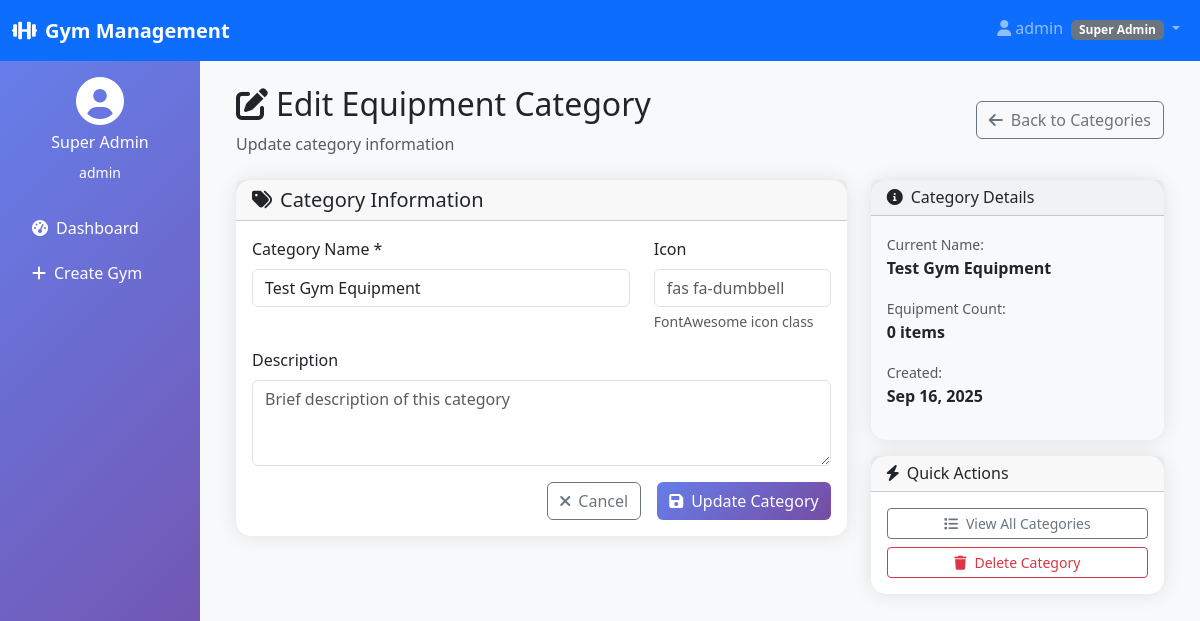
/inventory/categories/11/3/edit/ (signed in), run on the app's committed database.
### multiple_gym/models.py (models this page shows)
class User(AbstractUser):
    USER_TYPES = (
        ('superadmin', 'Super Admin'),
        ('gymadmin', 'Gym Admin'),
        ('member', 'Member'),
        ('trainer', 'Trainer'),
    )
    user_type = models.CharField(max_length=20, choices=USER_TYPES, default='member')
    phone = models.CharField(max_length=15, blank=True)
    created_at = models.DateTimeField(auto_now_add=True)

### inventory_management/models.py (models this page shows, shortened)
class EquipmentCategory(models.Model):
    gym = models.ForeignKey(Gym, on_delete=models.CASCADE)
    name = models.CharField(max_length=255)
    description = models.TextField(blank=True)
    icon = models.ImageField(upload_to='category_icons/', blank=True, null=True)
    created_at = models.DateTimeField(auto_now_add=True)
    created_by = models.ForeignKey(settings.AUTH_USER_MODEL, on_delete=models.SET_NULL, null=True, blank=True)
    class Meta:
        verbose_name_plural = "Equipment Categories"
        ordering = ['name']
        unique_together = ['gym', 'name']  # Prevent duplicate category names per gym

### inventory_management/views.py (the view, shortened to what this page needs)
# urls.py: path('categories/<int:gym_id>/<int:category_id>/edit/', views.edit_equipment_category, name='edit_equipment_category'),
@login_required
def edit_equipment_category(request, gym_id, category_id):  # Added gym_id parameter
    if request.user.user_type not in ["superadmin", "gymadmin"]:
        messages.error(request, "Access denied!")
        return redirect("login")
    category = get_object_or_404(EquipmentCategory, id=category_id)
    context = {
        "category": category,
        "gym_id": gym_id,  # Added gym_id
    }
    return render(request, "inventory_management/edit_equipment_category.html", context)

### templates/inventory_management/edit_equipment_category.html (shortened to what this page needs)
{% extends 'multiple_gym/base.html' %}
{% load static %}
{% block content %}
<div class="d-flex justify-content-between align-items-center mb-4">
    <div>
        <h2><i class="fas fa-edit me-2"></i>Edit Equipment Category</h2>
        <p class="text-muted mb-0">Update category information</p>
    </div>
    <a href="{% url 'inventory:equipment_category_list' gym_id %}" class="btn btn-outline-secondary">
        <i class="fas fa-arrow-left me-2"></i>Back to Categories
    </a>
</div>
<div class="row">
    <div class="col-lg-8">
        <div class="card">
            <div class="card-header">
                <h5 class="card-title mb-0">
                    <i class="fas fa-tags me-2"></i>Category Information
                </h5>
            </div>
            <div class="card-body">
                <form method="POST">
                    <div class="row mb-3">
                        <div class="col-md-8">
                            <label class="form-label">Category Name *</label>
                            <input type="text" name="name" class="form-control"
                                   placeholder="e.g., Cardio Equipment"
                                   value="{{ category.name }}" required>
                        </div>
                        <div class="col-md-4">
                            <label class="form-label">Icon</label>
                            <input type="text" name="icon" class="form-control"
                                   placeholder="fas fa-dumbbell"
                                   value="{{ category.icon|default:'' }}">
                            <div class="form-text">FontAwesome icon class</div>
                        </div>
                    </div>
                    <div class="mb-3">
                        <label class="form-label">Description</label>
                        <textarea name="description" class="form-control" rows="3"
                                  placeholder="Brief description of this category">{{ category.description|default:'' }}</textarea>
                    </div>
                    <div class="d-grid gap-2 d-md-flex justify-content-md-end">
                        <a href="{% url 'inventory:equipment_category_list' gym_id %}" class="btn btn-outline-secondary me-md-2">
                            <i class="fas fa-times me-2"></i>Cancel
                        </a>
                        <button type="submit" class="btn btn-primary">
                            <i class="fas fa-save me-2"></i>Update Category
                        </button>
                    </div>
                </form>
            </div>
        </div>
    </div>
    <div class="col-lg-4">
        <div class="card bg-light">
            <div class="card-header">
                <h6 class="card-title mb-0">
                    <i class="fas fa-info-circle me-2"></i>Category Details
                </h6>
            </div>
            <div class="card-body">
                <div class="mb-3">
                    <small class="text-muted">Current Name:</small>
                    <div class="fw-bold">{{ category.name }}</div>
                </div>
                <div class="mb-3">
                    <small class="text-muted">Equipment Count:</small>
                    <div class="fw-bold">{{ category.equipment.count }} items</div>
                </div>
                <div class="mb-3">
                    <small class="text-muted">Created:</small>
                    <div class="fw-bold">{{ category.created_at|date:"M d, Y" }}</div>
                </div>
            </div>
        </div>
        <div class="card mt-3">
            <div class="card-header">
                <h6 class="card-title mb-0">
                    <i class="fas fa-bolt me-2"></i>Quick Actions
                </h6>
            </div>
            <div class="card-body">
                <div class="d-grid gap-2">
                    <a href="{% url 'inventory:equipment_category_list' gym_id %}" class="btn btn-outline-secondary btn-sm">
                        <i class="fas fa-list me-2"></i>View All Categories
                    </a>
                    <button type="button" class="btn btn-outline-danger btn-sm"
                            onclick="confirmDelete('{{ category.id }}', '{{ category.name }}')">
                        <i class="fas fa-trash me-2"></i>Delete Category
                    </button>
                </div>
            </div>
        </div>
    </div>
</div>
{% endblock %}

### templates/multiple_gym/base.html (shortened to what this page needs)
<!DOCTYPE html>
<html lang="en">
<head>
    <link href="https://cdnjs.cloudflare.com/ajax/libs/bootstrap/5.3.0/css/bootstrap.min.css" rel="stylesheet">
    <link href="https://cdnjs.cloudflare.com/ajax/libs/font-awesome/6.0.0/css/all.min.css" rel="stylesheet">
</head>
<body class="bg-light">
    <nav class="navbar navbar-expand-lg navbar-dark bg-primary">
        <div class="container-fluid">
            <a class="navbar-brand" href="#">
                <i class="fas fa-dumbbell me-2"></i>Gym Management
            </a>
            {% if user.is_authenticated %}
            <div class="navbar-nav ms-auto">
                <div class="nav-item dropdown">
                    <a class="nav-link dropdown-toggle" href="#" role="button" data-bs-toggle="dropdown">
                        <i class="fas fa-user me-1"></i>{{ user.username }}
                        <span class="badge bg-secondary ms-1">{{ user.get_user_type_display }}</span>
                    </a>
                </div>
            </div>
            {% endif %}
        </div>
    </nav>
    <div class="container-fluid">
        <div class="row">
            {% if user.is_authenticated and user.user_type != 'member' %}
            <div class="col-md-3 col-lg-2 px-0">
                <div class="sidebar text-white p-3">
                    <div class="text-center mb-4">
                        <i class="fas fa-user-circle fa-3x mb-2"></i>
                        <h6>{{ user.get_user_type_display }}</h6>
                        <small>{{ user.username }}</small>
                    </div>
                    <ul class="nav flex-column">
                        {% if user.user_type == 'superadmin' %}
                        <li class="nav-item">
                            <a class="nav-link text-white" href="{% url 'multiple_gym:superadmin_dashboard' %}">
                                <i class="fas fa-tachometer-alt me-2"></i>Dashboard
                            </a>
                        </li>
                        <li class="nav-item">
                            <a class="nav-link text-white" href="{% url 'multiple_gym:create_gym' %}">
                                <i class="fas fa-plus me-2"></i>Create Gym
                            </a>
                        </li>
                        {% endif %}
                    </ul>
                </div>
            </div>
            {% endif %}
            <div
                class="{% if user.is_authenticated and user.user_type != 'member' %}col-md-9 col-lg-10{% else %}col-12{% endif %}">
                <div class="p-4">
                    {% block content %}{% endblock %}
                </div>
            </div>
        </div>
    </div>
</body>
</html>

### templates/multiple_gym/base.html (style rules this page uses)
.sidebar { min-height: 100vh; background: linear-gradient(135deg, #667eea 0%, #764ba2 100%); }
.navbar-brand { font-weight: bold; }
.card { border: none; border-radius: 15px; box-shadow: 0 0 20px rgba(0, 0, 0, 0.1); }
.btn-primary { background: linear-gradient(135deg, #667eea 0%, #764ba2 100%); border: none; }
.nav-link { transition: all 0.3s ease; border-radius: 8px; margin-bottom: 5px; }

### data on the page
User: username "admin", user_type "Super Admin"
EquipmentCategory: name "Test Gym Equipment", equipment.count "0", created_at "Sep 16, 2025"
